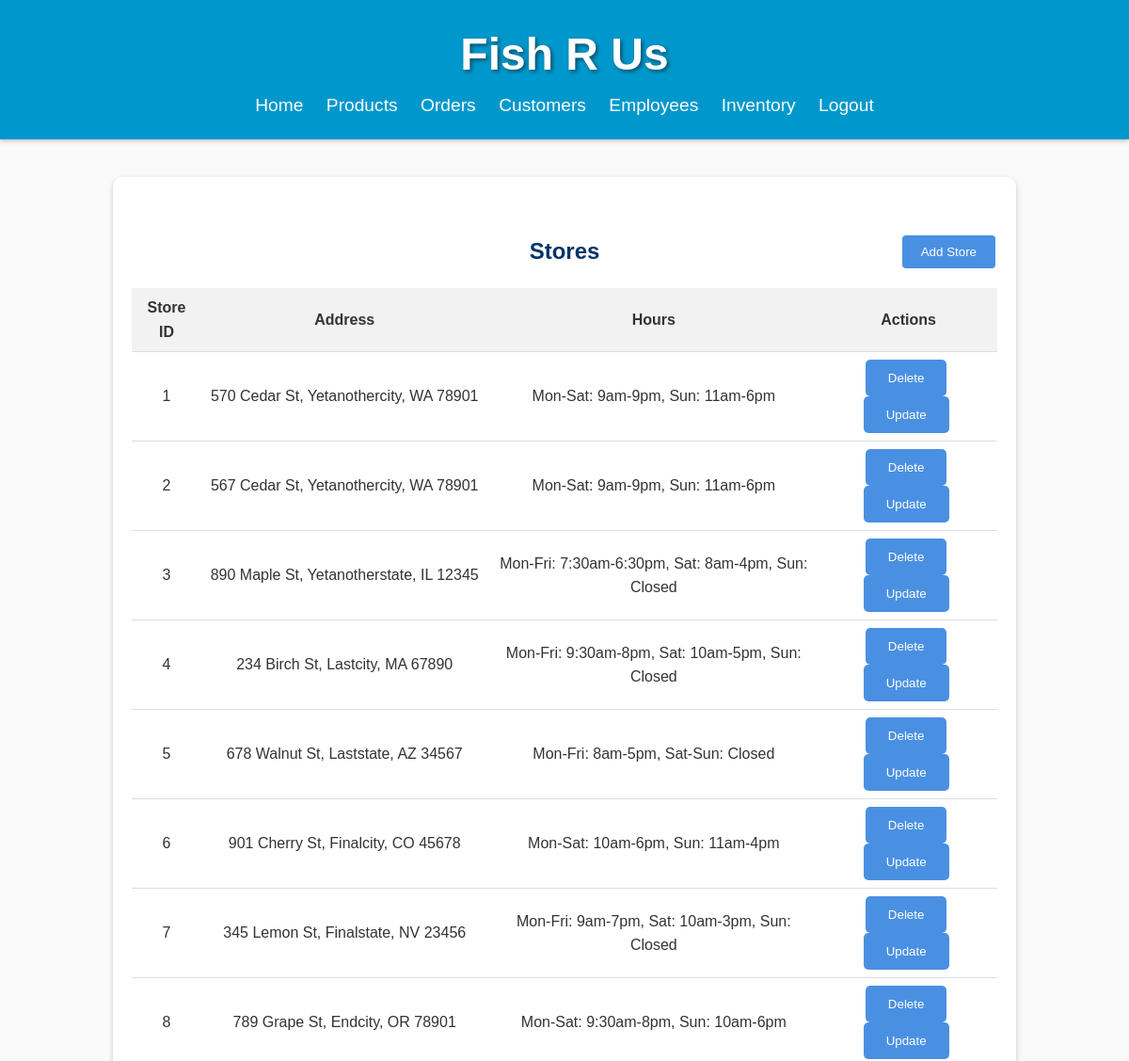
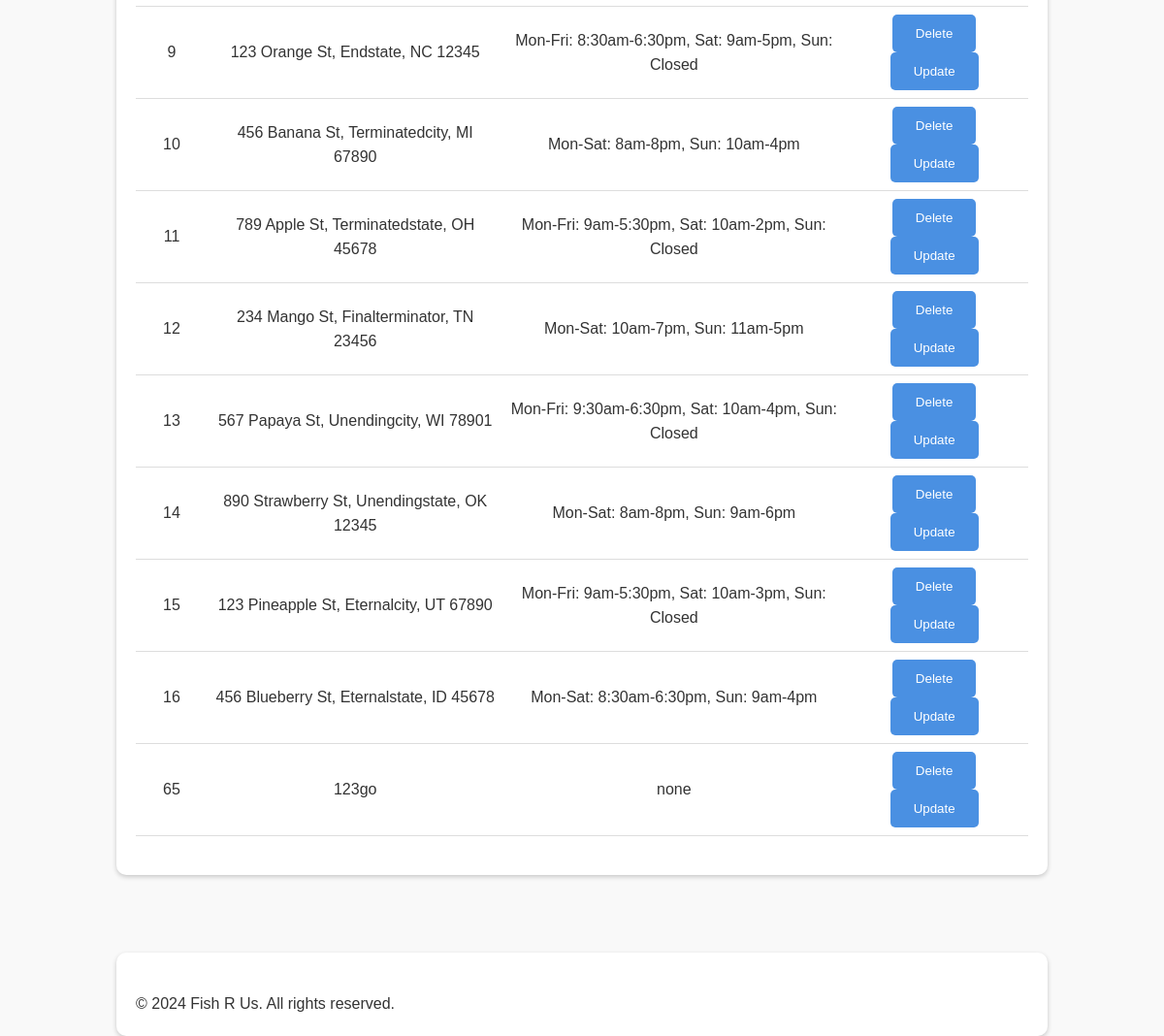
Screenshot of /Stores.php (signed in) with the database file from the repository (2 pictures, top to bottom).
### tables this page shows
CREATE TABLE IF NOT EXISTS `store` (
  `Store_ID` int NOT NULL AUTO_INCREMENT,
  `Address` varchar(50) NOT NULL,
  `Hours` varchar(50) NOT NULL,
  PRIMARY KEY (`Store_ID`)
);

### Stores.php (the view, shortened to what this page needs)
<!DOCTYPE html>
<?php
require_once 'checksession.php';
?>
<html lang="en">
<head>
    <link rel="stylesheet" href="styles.css">
</head>
<body>
    <header>
        <h1>Fish R Us</h1>
        <nav>
            <ul>
                <li><a href="Homepage.php">Home</a></li>
                <li><a href="Products.php">Products</a></li>
                <li><a href="Orders.php">Orders</a></li>
                <li><a href="Customers.php">Customers</a></li>
                <li><a href="Employees.php">Employees</a></li>
				<li><a href="Inventory.php">Inventory</a></li>
                <li><a href="Logout.php">Logout</a></li>
            </ul>
        </nav>
    </header>
    <section id="store">
        <div class="container">
            <div class="table-container">
                <h2 style="text-align: center;">Stores</h2>
                <table>
                    <tbody>
<?php
$conn = new mysqli($hn, $un, $pw, $db);
$query = "SELECT Store_ID, Address, Hours FROM store";
$result = $conn->query($query);
echo "<table>";
echo "<tr><th>Store ID</th><th>Address</th><th>Hours</th><th>Actions</th></tr>";
while ($row = $result->fetch_assoc()) {
    echo "<tr>";
    echo "<td>" . $row['Store_ID'] . "</td>";
    echo "<td>" . $row['Address'] . "</td>";
    echo "<td>" . $row['Hours'] . "</td>";
    echo "<td>";
    echo "<form style='display: inline-block;' method='post' action='" . htmlspecialchars($_SERVER["PHP_SELF"]) . "'>";
    echo "<button type='submit'>Delete</button>";
    echo "</form>";
    echo "<form style='display: inline-block;' method='get' action='Update_Store.php'>";
    echo "<button type='submit'>Update</button>";
    echo "</form>";
    echo "</td>";
    echo "</tr>";
}
echo "</table>";
?>
                    </tbody>
                </table>
                <button class="add-store-button" onclick="location.href='Add_Store.php';">Add Store</button>
            </div>
        </div>
    </section>
    <div class="container">
        <p>&copy; 2024 Fish R Us. All rights reserved.</p>
    </div>
</body>
</html>

### styles.css (style rules this page uses)
* { margin: 0; padding: 0; box-sizing: border-box; }
body { font-family: Arial, sans-serif; line-height: 1.6; background-color: #f9f9f9; color: #333; }
header { background-color: #0098CC; color: #fff; padding: 20px 0; text-align: center; box-shadow: 0 1px 5px rgba(0, 0, 0, 0.3); }
header h1 { font-size: 3em; text-shadow: 2px 2px 4px rgba(0, 0, 0, 0.5); }
nav ul { list-style: none; }
nav ul li { display: inline; margin: 0 10px; }
nav ul li a { color: #fff; text-decoration: none; font-size: 1.2em; }
.container { width: 80%; margin: auto; padding: 20px; background-color: #fff; border-radius: 10px; box-shadow: 0 2px 5px rgba(0, 0, 0, 0.2); padding-top: 40px; }
section { padding: 40px 0; margin-bottom: 40px; }
section h2 { margin-bottom: 20px; color: #003366; }
button[type="submit"] { padding: 12px 24px; background-color: #4a90e2; color: #fff; border: none; border-radius: 5px; cursor: pointer; display: block; margin: auto; }

### Stores.php (style rules this page uses)
.table-container { width: auto; margin: 20px auto; position: relative; }
table { width: 100%; border-collapse: collapse; }
th, td { padding: 8px; border-bottom: 1px solid #ddd; text-align: left; }
th { background-color: #f2f2f2; text-align: Center; }
tbody td { text-align: center; }
.add-store-button { position: absolute; top: 0; right: 0; margin: 2px; padding: 10px 20px; background-color: #4a90e2; color: white; border: none; border-radius: 4px; cursor: pointer; transition: background-color 0.3s; }
form { margin-right: 5px; }

### rows the page displays
store: Store_ID "1", Address "570 Cedar St, Yetanothercity, WA 78901", Hours "Mon-Sat: 9am-9pm, Sun: 11am-6pm"
store: Store_ID "2", Address "567 Cedar St, Yetanothercity, WA 78901", Hours "Mon-Sat: 9am-9pm, Sun: 11am-6pm"
store: Store_ID "3", Address "890 Maple St, Yetanotherstate, IL 12345", Hours "Mon-Fri: 7:30am-6:30pm, Sat: 8am-4pm, Sun: Closed"
store: Store_ID "4", Address "234 Birch St, Lastcity, MA 67890", Hours "Mon-Fri: 9:30am-8pm, Sat: 10am-5pm, Sun: Closed"
store: Store_ID "5", Address "678 Walnut St, Laststate, AZ 34567", Hours "Mon-Fri: 8am-5pm, Sat-Sun: Closed"
store: Store_ID "6", Address "901 Cherry St, Finalcity, CO 45678", Hours "Mon-Sat: 10am-6pm, Sun: 11am-4pm"
store: Store_ID "7", Address "345 Lemon St, Finalstate, NV 23456", Hours "Mon-Fri: 9am-7pm, Sat: 10am-3pm, Sun: Closed"
store: Store_ID "8", Address "789 Grape St, Endcity, OR 78901", Hours "Mon-Sat: 9:30am-8pm, Sun: 10am-6pm"
store: Store_ID "9", Address "123 Orange St, Endstate, NC 12345", Hours "Mon-Fri: 8:30am-6:30pm, Sat: 9am-5pm, Sun: Closed"
store: Store_ID "10", Address "456 Banana St, Terminatedcity, MI 67890", Hours "Mon-Sat: 8am-8pm, Sun: 10am-4pm"
store: Store_ID "11", Address "789 Apple St, Terminatedstate, OH 45678", Hours "Mon-Fri: 9am-5:30pm, Sat: 10am-2pm, Sun: Closed"
store: Store_ID "12", Address "234 Mango St, Finalterminator, TN 23456", Hours "Mon-Sat: 10am-7pm, Sun: 11am-5pm"
store: Store_ID "13", Address "567 Papaya St, Unendingcity, WI 78901", Hours "Mon-Fri: 9:30am-6:30pm, Sat: 10am-4pm, Sun: Closed"
store: Store_ID "14", Address "890 Strawberry St, Unendingstate, OK 12345", Hours "Mon-Sat: 8am-8pm, Sun: 9am-6pm"
store: Store_ID "15", Address "123 Pineapple St, Eternalcity, UT 67890", Hours "Mon-Fri: 9am-5:30pm, Sat: 10am-3pm, Sun: Closed"
store: Store_ID "16", Address "456 Blueberry St, Eternalstate, ID 45678", Hours "Mon-Sat: 8:30am-6:30pm, Sun: 9am-4pm"
store: Store_ID "65", Address "123go", Hours "none"
